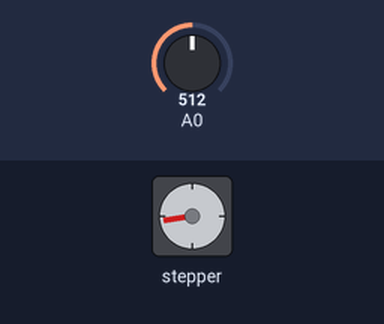
A sketch run on a simulated Arduino Uno, built with avr-gcc and run on an emulated ATmega328P. Shown: stepper motor. Wiring (inferred from the names in the program): stepper motor driver (200 steps per turn assumed): step pin 7; direction pin 8. Inputs (shaded band) come from the test bench; at power-on: A0 = 512.

Above: at 1.2 s.
1.3 s: A0 set to 716
At 1.69 s:
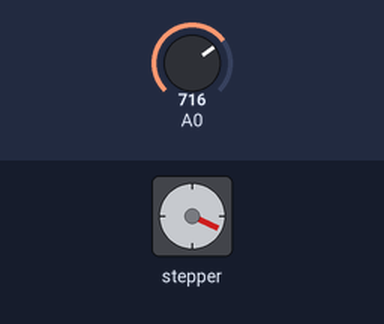
4.3 s: A0 set to 511
At 4.69 s:
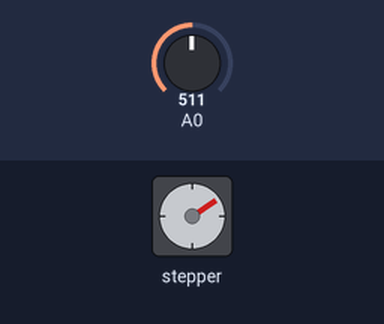
7.3 s: A0 set to 306
At 7.69 s:
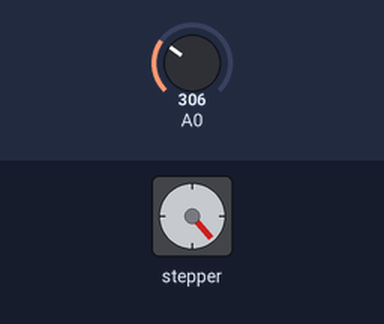
10.3 s: A0 set to 0
Timing chart, 0 to 17.3 s (numbered marks = the images above; inputs shaded):
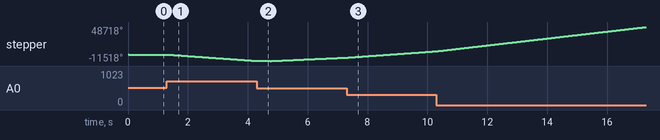

The sketch:

a4988_test.ino
```cpp
enum {step=7, dir=8};

void setup()
{
  pinMode(dir,OUTPUT);
  pinMode(step,OUTPUT);
  Serial.begin(115200);
}

int flt=512*16;

void loop()
{
  int a,b;
  digitalWrite(step,1);
  delayMicroseconds(10);
  a = analogRead(A0);
  flt += a-(flt>>4);
  b=flt-512*16;
  digitalWrite(dir,(b<0)?1:0);
  digitalWrite(step,0);
  b=1000000L/((b<0)?-b:b);
//  Serial.println(b);
  delayMicroseconds(b);
}
```
